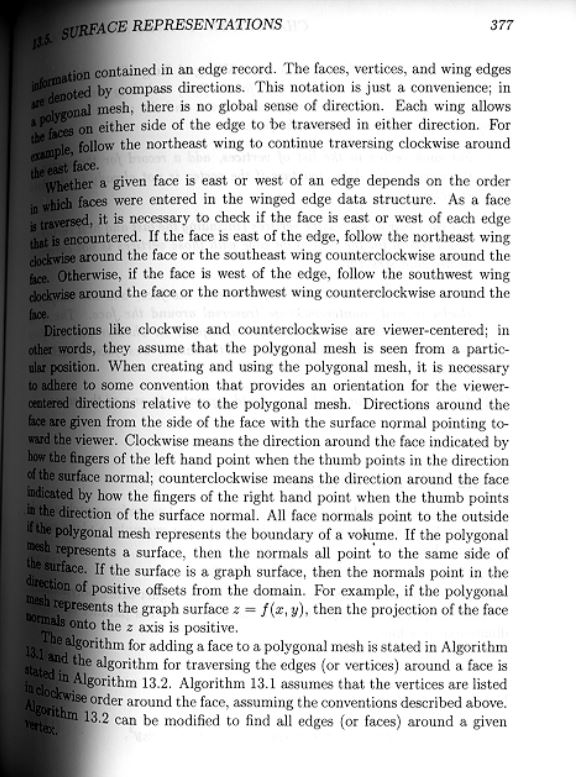
#> input picture Assignment_3_images/gutters1.JPG, 585 x 777 px, given in place of gutters1.JPG.jpg, which was not available
$ python sol3Q1.py
#> lines starting #> are read from the running program, lines starting #| are printed output that depends on the picture; pictures that were not available may be replaced by others from this repository, and a replacement may not be noted
import cv2
import numpy as np
import os

img_no = (input("Enter the Image No. :"))
#> the answer given: Assignment_3_images/gutters1.JPG

img = cv2.imread("Image Processing/Assignment/Assignment_3_images/gutters"+img_no+".jpg")
#> img is the input picture: shape (777, 585, 3); min 0, max 255, mean 198.1
img = cv2.resize(img,(700,500))
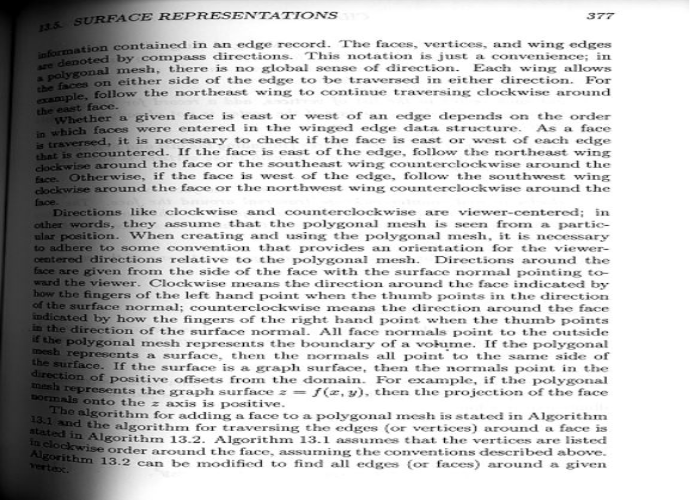
#> img: shape (500, 700, 3); min 0, max 255, mean 198
rgb_planes = cv2.split(img)
contrast=1.0
bright=0
result_planes = []
for plane in rgb_planes:
    dilated_img = cv2.dilate(plane, np.ones((7,7), np.uint8))
    bg_img = cv2.medianBlur(dilated_img, 21)
    diff_img = 255 - cv2.absdiff(plane, bg_img)
    result_planes.append(diff_img)
#> this loop made 3 passes
#> pass 1, `dilated_img = cv2.dilate(plane, np.ones((7,7), np.uint8))`:
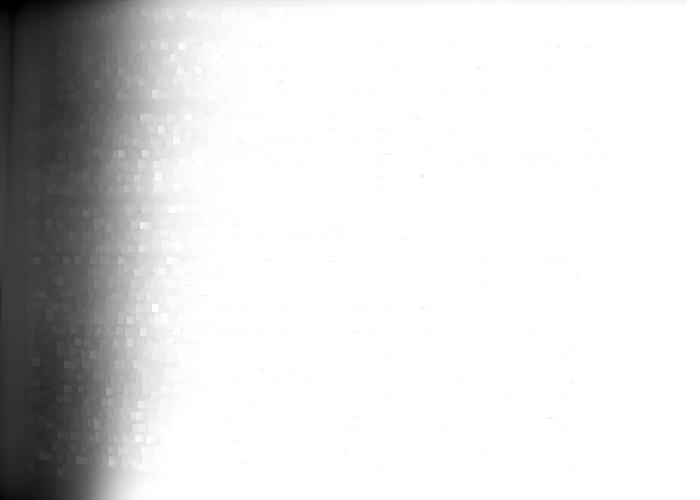
#> dilated_img: shape (500, 700); min 0, max 255, mean 220.4
#> pass 1, `diff_img = 255 - cv2.absdiff(plane, bg_img)`:
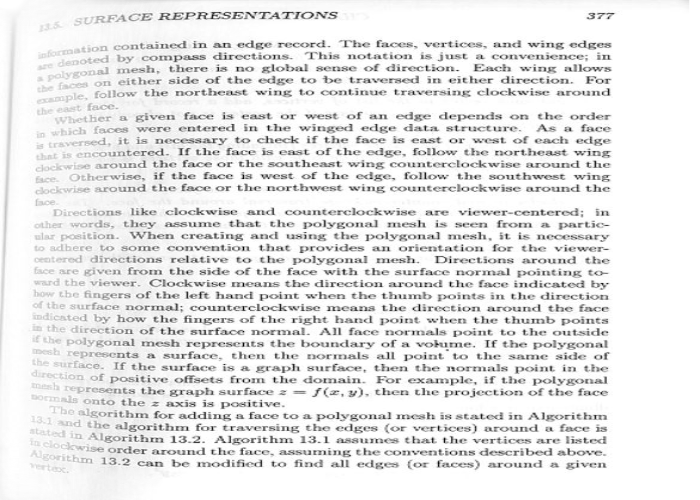
#> diff_img: shape (500, 700); min 0, max 255, mean 232.6
#> after the loop, result_planes = 3 items
    # for i in plane:
    #     for j in i:
    #         j=j*contrast +bright
result = cv2.merge(result_planes)
imggray = cv2.cvtColor(result,cv2.COLOR_BGR2GRAY)
adaptive_thresh = cv2.adaptiveThreshold(imggray,255,cv2.ADAPTIVE_THRESH_MEAN_C,cv2.THRESH_BINARY, 9, 8)
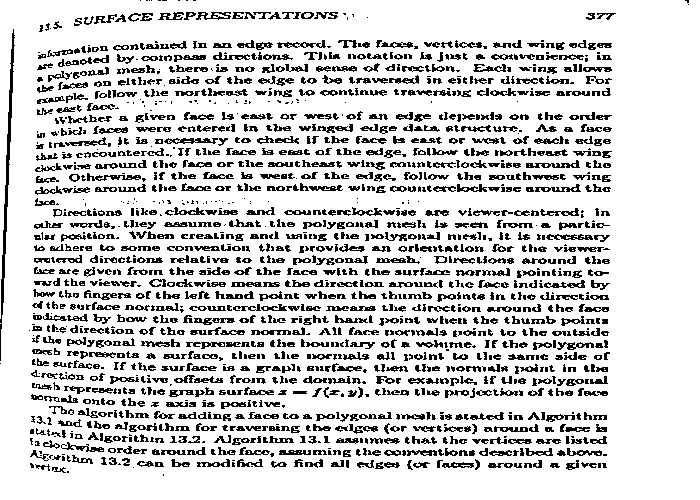
#> adaptive_thresh: shape (500, 700); 82.2% white; black in thin lines or dots
# blur = cv2.blur(adaptive_thresh,(1,1),)
# dilated= cv2.dilate(blur, (3,3))
# adaptive_thresh = cv2.cvtColor(new,cv2.COLOR_BGR2GRAY)

cv2.imshow('result', result)
cv2.imshow('thresh', adaptive_thresh)
# cv2.imshow("dilated",dilated)

cv2.waitKey(0)
